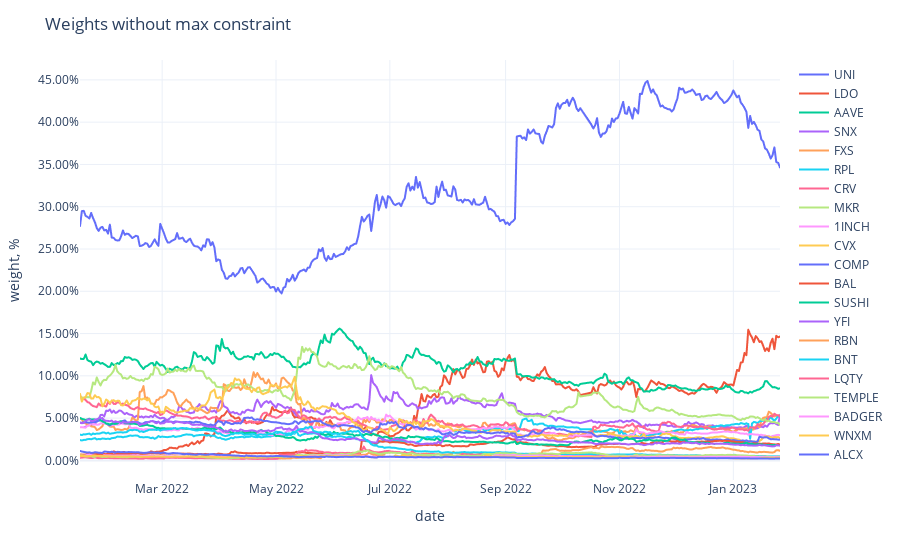

Notebook code for this chart:
### Code cell
fig = px.line(weights,
              labels={'value': 'weight, %', 'variable': ''})
fig.update_traces(
    hovertemplate="%{y}"
)
fig.update_yaxes(
    tickformat=".2%",
)
fig.update_xaxes(
    showspikes=True,
    spikethickness=2,
    spikedash="dot",
    spikecolor="#999999",
    spikemode="across",
)
fig.update_layout(
    ## showlegend=False,
    hovermode="x",
    hoverdistance=100,  ## Distance to show hover label of data point
    spikedistance=1000,  ## Distance to show spike
    template='plotly_white',
    title='Weights without max constraint'
)

### Figure 1 — Plotly figure (JSON) as saved in the notebook; plotly's stock layout.template omitted (floating-point values rounded to 4 significant figures; data arrays with more than 128 entries replaced by an {"elided": "..."} marker saying what was removed)
{"data": [{"hovertemplate": "%{y}", "legendgroup": "UNI", "line": {"color": "#636efa", "dash": "solid"}, "marker": {"symbol": "circle"}, "mode": "lines", "name": "UNI", "showlegend": true, "type": "scattergl", "x": {"elided": "371 str values"}, "xaxis": "x", "y": {"elided": "371 float values"}, "yaxis": "y"}, {"hovertemplate": "%{y}", "legendgroup": "LDO", "line": {"color": "#EF553B", "dash": "solid"}, "marker": {"symbol": "circle"}, "mode": "lines", "name": "LDO", "showlegend": true, "type": "scattergl", "x": {"elided": "371 str values"}, "xaxis": "x", "y": {"elided": "371 float values"}, "yaxis": "y"}, {"hovertemplate": "%{y}", "legendgroup": "AAVE", "line": {"color": "#00cc96", "dash": "solid"}, "marker": {"symbol": "circle"}, "mode": "lines", "name": "AAVE", "showlegend": true, "type": "scattergl", "x": {"elided": "371 str values"}, "xaxis": "x", "y": {"elided": "371 float values"}, "yaxis": "y"}, {"hovertemplate": "%{y}", "legendgroup": "SNX", "line": {"color": "#ab63fa", "dash": "solid"}, "marker": {"symbol": "circle"}, "mode": "lines", "name": "SNX", "showlegend": true, "type": "scattergl", "x": {"elided": "371 str values"}, "xaxis": "x", "y": {"elided": "371 float values"}, "yaxis": "y"}, {"hovertemplate": "%{y}", "legendgroup": "FXS", "line": {"color": "#FFA15A", "dash": "solid"}, "marker": {"symbol": "circle"}, "mode": "lines", "name": "FXS", "showlegend": true, "type": "scattergl", "x": {"elided": "371 str values"}, "xaxis": "x", "y": {"elided": "371 float values"}, "yaxis": "y"}, {"hovertemplate": "%{y}", "legendgroup": "RPL", "line": {"color": "#19d3f3", "dash": "solid"}, "marker": {"symbol": "circle"}, "mode": "lines", "name": "RPL", "showlegend": true, "type": "scattergl", "x": {"elided": "371 str values"}, "xaxis": "x", "y": {"elided": "371 float values"}, "yaxis": "y"}, {"hovertemplate": "%{y}", "legendgroup": "CRV", "line": {"color": "#FF6692", "dash": "solid"}, "marker": {"symbol": "circle"}, "mode": "lines", "name": "CRV", "showlegend": true, "type": "scattergl", "x": {"elided": "371 str values"}, "xaxis": "x", "y": {"elided": "371 float values"}, "yaxis": "y"}, {"hovertemplate": "%{y}", "legendgroup": "MKR", "line": {"color": "#B6E880", "dash": "solid"}, "marker": {"symbol": "circle"}, "mode": "lines", "name": "MKR", "showlegend": true, "type": "scattergl", "x": {"elided": "371 str values"}, "xaxis": "x", "y": {"elided": "371 float values"}, "yaxis": "y"}, {"hovertemplate": "%{y}", "legendgroup": "1INCH", "line": {"color": "#FF97FF", "dash": "solid"}, "marker": {"symbol": "circle"}, "mode": "lines", "name": "1INCH", "showlegend": true, "type": "scattergl", "x": {"elided": "371 str values"}, "xaxis": "x", "y": {"elided": "371 float values"}, "yaxis": "y"}, {"hovertemplate": "%{y}", "legendgroup": "CVX", "line": {"color": "#FECB52", "dash": "solid"}, "marker": {"symbol": "circle"}, "mode": "lines", "name": "CVX", "showlegend": true, "type": "scattergl", "x": {"elided": "371 str values"}, "xaxis": "x", "y": {"elided": "371 float values"}, "yaxis": "y"}, {"hovertemplate": "%{y}", "legendgroup": "COMP", "line": {"color": "#636efa", "dash": "solid"}, "marker": {"symbol": "circle"}, "mode": "lines", "name": "COMP", "showlegend": true, "type": "scattergl", "x": {"elided": "371 str values"}, "xaxis": "x", "y": {"elided": "371 float values"}, "yaxis": "y"}, {"hovertemplate": "%{y}", "legendgroup": "BAL", "line": {"color": "#EF553B", "dash": "solid"}, "marker": {"symbol": "circle"}, "mode": "lines", "name": "BAL", "showlegend": true, "type": "scattergl", "x": {"elided": "371 str values"}, "xaxis": "x", "y": {"elided": "371 float values"}, "yaxis": "y"}, {"hovertemplate": "%{y}", "legendgroup": "SUSHI", "line": {"color": "#00cc96", "dash": "solid"}, "marker": {"symbol": "circle"}, "mode": "lines", "name": "SUSHI", "showlegend": true, "type": "scattergl", "x": {"elided": "371 str values"}, "xaxis": "x", "y": {"elided": "371 float values"}, "yaxis": "y"}, {"hovertemplate": "%{y}", "legendgroup": "YFI", "line": {"color": "#ab63fa", "dash": "solid"}, "marker": {"symbol": "circle"}, "mode": "lines", "name": "YFI", "showlegend": true, "type": "scattergl", "x": {"elided": "371 str values"}, "xaxis": "x", "y": {"elided": "371 float values"}, "yaxis": "y"}, {"hovertemplate": "%{y}", "legendgroup": "RBN", "line": {"color": "#FFA15A", "dash": "solid"}, "marker": {"symbol": "circle"}, "mode": "lines", "name": "RBN", "showlegend": true, "type": "scattergl", "x": {"elided": "371 str values"}, "xaxis": "x", "y": {"elided": "371 float values"}, "yaxis": "y"}, {"hovertemplate": "%{y}", "legendgroup": "BNT", "line": {"color": "#19d3f3", "dash": "solid"}, "marker": {"symbol": "circle"}, "mode": "lines", "name": "BNT", "showlegend": true, "type": "scattergl", "x": {"elided": "371 str values"}, "xaxis": "x", "y": {"elided": "371 float values"}, "yaxis": "y"}, {"hovertemplate": "%{y}", "legendgroup": "LQTY", "line": {"color": "#FF6692", "dash": "solid"}, "marker": {"symbol": "circle"}, "mode": "lines", "name": "LQTY", "showlegend": true, "type": "scattergl", "x": {"elided": "371 str values"}, "xaxis": "x", "y": {"elided": "371 float values"}, "yaxis": "y"}, {"hovertemplate": "%{y}", "legendgroup": "TEMPLE", "line": {"color": "#B6E880", "dash": "solid"}, "marker": {"symbol": "circle"}, "mode": "lines", "name": "TEMPLE", "showlegend": true, "type": "scattergl", "x": {"elided": "371 str values"}, "xaxis": "x", "y": {"elided": "371 float values"}, "yaxis": "y"}, {"hovertemplate": "%{y}", "legendgroup": "BADGER", "line": {"color": "#FF97FF", "dash": "solid"}, "marker": {"symbol": "circle"}, "mode": "lines", "name": "BADGER", "showlegend": true, "type": "scattergl", "x": {"elided": "371 str values"}, "xaxis": "x", "y": {"elided": "371 float values"}, "yaxis": "y"}, {"hovertemplate": "%{y}", "legendgroup": "WNXM", "line": {"color": "#FECB52", "dash": "solid"}, "marker": {"symbol": "circle"}, "mode": "lines", "name": "WNXM", "showlegend": true, "type": "scattergl", "x": {"elided": "371 str values"}, "xaxis": "x", "y": {"elided": "371 float values"}, "yaxis": "y"}, {"hovertemplate": "%{y}", "legendgroup": "ALCX", "line": {"color": "#636efa", "dash": "solid"}, "marker": {"symbol": "circle"}, "mode": "lines", "name": "ALCX", "showlegend": true, "type": "scattergl", "x": {"elided": "371 str values"}, "xaxis": "x", "y": {"elided": "371 float values"}, "yaxis": "y"}], "layout": {"hoverdistance": 100, "hovermode": "x", "legend": {"title": {"text": ""}, "tracegroupgap": 0}, "margin": {"t": 60}, "spikedistance": 1000, "title": {"text": "Weights without max constraint"}, "xaxis": {"anchor": "y", "domain": [0, 1], "showspikes": true, "spikecolor": "#999999", "spikedash": "dot", "spikemode": "across", "spikethickness": 2, "title": {"text": "date"}}, "yaxis": {"anchor": "x", "domain": [0, 1], "tickformat": ".2%", "title": {"text": "weight, %"}}}}
